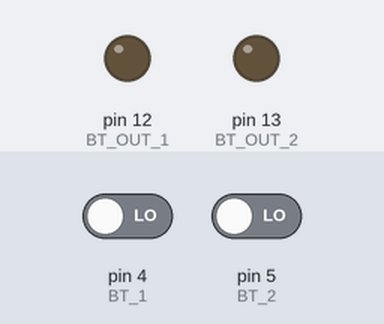
The sketch below on a simulated Arduino Uno, built with avr-gcc and run on an emulated ATmega328P. On the bench: output pins drawn as LEDs (lit = HIGH). The inputs (shaded band) are chosen by the test bench; at power-on: pin 4 (BT_1) LOW, pin 5 (BT_2) LOW.

Above: at 1.2 s.
1.3 s: pin 4 (BT_1) driven HIGH
At 1.8 s:
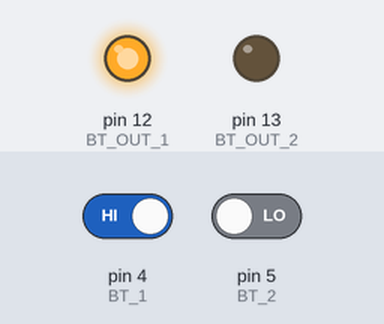
2.8 s: pin 4 (BT_1) driven LOW
At 4.0 s:
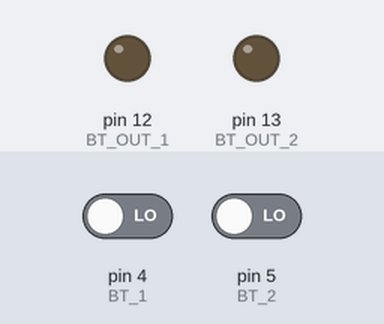
4.3 s: pin 5 (BT_2) driven HIGH
At 5.3 s:
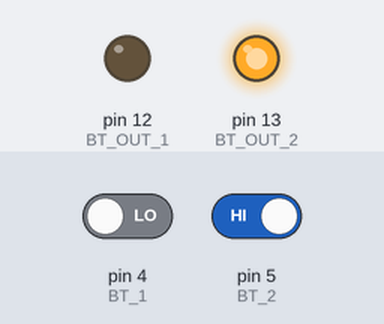
5.8 s: pin 5 (BT_2) driven LOW
At 6.4 s:
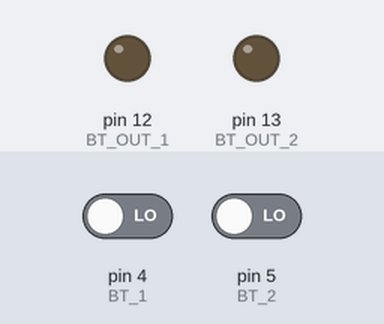
Timing chart, 0 to 8.3 s (numbered marks = the images above; inputs shaded):
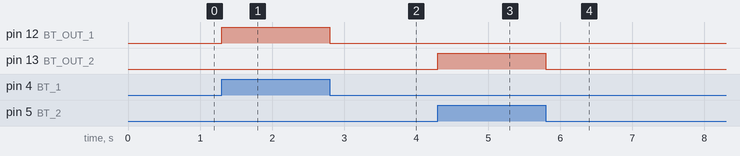

Measured:
- after the input at 1.3 s, pin 12 (BT_OUT_1): LOW → HIGH at once
- after the input at 2.8 s, pin 12 (BT_OUT_1): HIGH → LOW at once
- after the input at 4.3 s, pin 13 (BT_OUT_2): LOW → HIGH at once
- after the input at 5.8 s, pin 13 (BT_OUT_2): HIGH → LOW at once

The sketch:

D_13_v_3_0_e_1.ino
```cpp
/*
  File: D_13_v_3_0_e_1
  Behavior: 7-seg LED
  Ports used:

  Date: 2013/05/21 19:13:43

*/

/*******************************************
    Variables: Constants
********************************************/

const int BT_1  = 4;  // Turn the motor: Left
const int BT_2  = 5;  // Turn the motor: Right

const int BT_OUT_1  = 12;  // Left
const int BT_OUT_2  = 13;  // Right

/*******************************************
    Variables: Non-constants
********************************************/


/*******************************************
    Functions
********************************************/

/*******************************************
    Functions: Basics
********************************************/
// setup()　は，最初に一度だけ実行される
void setup() {

    pinMode(BT_1, INPUT);
    pinMode(BT_2, INPUT);

    pinMode(BT_OUT_1, OUTPUT);
    pinMode(BT_OUT_2, OUTPUT);

}//void setup()

void loop () {

    digitalWrite(BT_OUT_1, LOW);
    digitalWrite(BT_OUT_2, LOW);

    while (digitalRead(BT_1) == HIGH) {

        digitalWrite(BT_OUT_1, HIGH);
        digitalWrite(BT_OUT_2, LOW);
    }

    while (digitalRead(BT_2) == HIGH) {

        digitalWrite(BT_OUT_1, LOW);
        digitalWrite(BT_OUT_2, HIGH);
    }

}//void loop()
```
